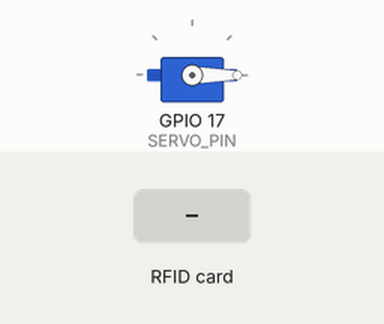
A sketch run on a simulated ESP32. On the bench: servo. Inputs (shaded band) come from the test bench. WiFi joins after 1.5 s; servers stay silent unless stated; uploads are accepted with an empty reply; what the sketch prints to the serial monitor is not drawn.

Above: at 2.8 s.
2.9 s: RFID card 5E 7A 19 C4 held to the reader
At 4.7 s:
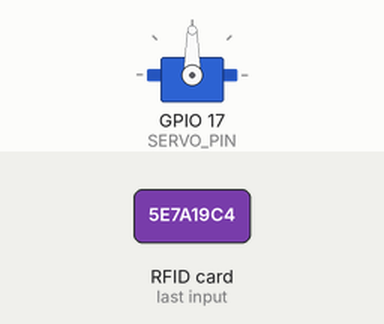
Timing chart, 0 to 11.1 s (numbered marks = the images above; inputs shaded):
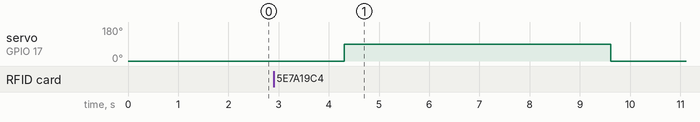

Measured:
- after the input at 2.9 s, servo on GPIO 17 (SERVO_PIN): 0° → 90° after 1.4 s, → 0° 5.3 s later

The sketch:

sketch_Ver7MotorApi.ino
```cpp
#include <WiFi.h>
#include <HTTPClient.h>
#include <ESP32Servo.h>
#include <SPI.h>
#include <MFRC522.h>

// WiFi
const char* ssid = "Totalplay-8CAA";
const char* password = "8CAA922DxN7xJVBT";

// API
const String BASE_URL = "https://b91f-207-249-176-150.ngrok-free.app";
const String LOGIN_URL = BASE_URL + "/api/auth/rfid-login";
const String STATUS_URL = BASE_URL + "/api/pluma2/status"; // 👉 CAMBIADA A PUERTA 2

// Pines RFID
#define SS_1 5
#define SS_2 21
#define RST_PIN 22

MFRC522 rfid1(SS_1, RST_PIN);
MFRC522 rfid2(SS_2, RST_PIN);

// Servo
#define SERVO_PIN 17
Servo plumaServo;

// Estado
bool plumaAbierta = false;
bool abiertaPorRFID = false;
unsigned long tiempoApertura = 0;
const unsigned long DURACION_APERTURA = 5000;

// Declaraciones necesarias
void abrirPluma(bool porRFID = false);
void cerrarPluma();

void setup() {
  Serial.begin(115200);
  WiFi.begin(ssid, password);
  while (WiFi.status() != WL_CONNECTED) {
    delay(500);
    Serial.print(".");
  }
  Serial.println("\n✅ WiFi conectado");

  SPI.begin(18, 19, 23); // VSPI
  rfid1.PCD_Init();
  rfid2.PCD_Init();

  plumaServo.attach(SERVO_PIN);
  plumaServo.write(0); // Pluma cerrada
}

void loop() {
  if (WiFi.status() == WL_CONNECTED) {

    // 1. Lector RFID 1
    if (!plumaAbierta && rfid1.PICC_IsNewCardPresent() && rfid1.PICC_ReadCardSerial()) {
      String uid = getUID(rfid1);
      Serial.println("📘 Lector 1 UID: " + uid);
      rfid1.PICC_HaltA();
      if (validarUID(uid)) abrirPluma(true);
      delay(1500);
    }

    // 2. Lector RFID 2
    if (!plumaAbierta && rfid2.PICC_IsNewCardPresent() && rfid2.PICC_ReadCardSerial()) {
      String uid = getUID(rfid2);
      Serial.println("📗 Lector 2 UID: " + uid);
      rfid2.PICC_HaltA();
      if (validarUID(uid)) abrirPluma(true);
      delay(1500);
    }

    // 3. Verificación manual desde app
    String estado = obtenerEstadoPluma();
    if (estado == "open" && !plumaAbierta) {
      abrirPluma(false);  // desde app
    } else if (estado == "closed" && plumaAbierta && !abiertaPorRFID) {
      cerrarPluma();      // manual desde app
    }

    // 4. Cierre automático si se abrió por RFID
    if (plumaAbierta && abiertaPorRFID && (millis() - tiempoApertura > DURACION_APERTURA)) {
      Serial.println("⏱️ Cierre automático por tiempo");
      cerrarPluma();
    }

  } else {
    Serial.println("📡 WiFi desconectado");
  }

  delay(1000);
}

// Función para leer UID
String getUID(MFRC522 &lector) {
  String uid = "";
  for (byte i = 0; i < lector.uid.size; i++) {
    if (lector.uid.uidByte[i] < 0x10) uid += "0";
    uid += String(lector.uid.uidByte[i], HEX);
  }
  uid.trim();
  uid.toUpperCase();
  return uid;
}

// Validación de UID en API
bool validarUID(String uid) {
  uid.trim();
  uid.toUpperCase();
  Serial.println("📤 Enviando UID para validación: " + uid);

  HTTPClient http;
  http.begin(LOGIN_URL);
  http.addHeader("Content-Type", "application/json");

  String body = "{\"rfid_uid\":\"" + uid + "\"}";
  Serial.println("📝 Cuerpo enviado: " + body);

  int httpCode = http.POST(body);

  if (httpCode == 200) {
    String payload = http.getString();
    Serial.println("✅ Respuesta API: " + payload);
    http.end();
    return true;
  }

  Serial.println("⛔ RFID denegado o error (" + String(httpCode) + ")");
  http.end();
  return false;
}

// Consultar estado actual de la pluma
String obtenerEstadoPluma() {
  HTTPClient http;
  http.begin(STATUS_URL); // 👉 USAMOS LA RUTA NUEVA
  int httpCode = http.GET();

  if (httpCode == 200) {
    String result = http.getString();
    Serial.println("📥 Estado pluma: " + result);
    http.end();
    if (result.indexOf("open") != -1) return "open";
    if (result.indexOf("closed") != -1) return "closed";
  }

  http.end();
  return "unknown";
}

// Abrir pluma
void abrirPluma(bool porRFID) {
  plumaServo.write(90);
  plumaAbierta = true;
  abiertaPorRFID = porRFID;
  tiempoApertura = millis();
  Serial.println("🚦 Pluma 2 abierta");
}

// Cerrar pluma
void cerrarPluma() {
  plumaServo.write(0);
  plumaAbierta = false;
  abiertaPorRFID = false;
  Serial.println("🚧 Pluma 2 cerrada");
}
```
